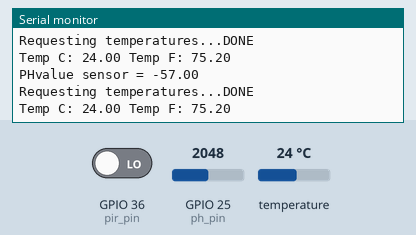
This sketch was run on a simulated ESP32. On the bench: the last lines printed to the serial monitor. Inputs (shaded band) come from the test bench; at power-on: GPIO 36 (pir_pin) LOW, temperature 24 °C, GPIO 25 (ph_pin) = 2048. No radio packets arrive unless stated.

Above: at 1.2 s.
1.3 s: GPIO 36 (pir_pin) driven HIGH
3.4 s: GPIO 36 (pir_pin) driven LOW
5.3 s: temperature set to 12 °C
At 5.8 s:
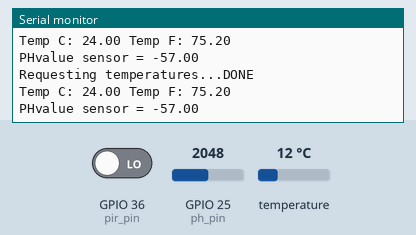
6.8 s: GPIO 25 (ph_pin) set to 2866
At 7.7 s:
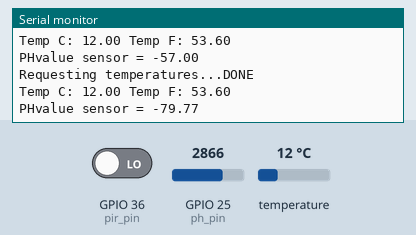
8.3 s: temperature set to 19 °C
At 9.6 s:
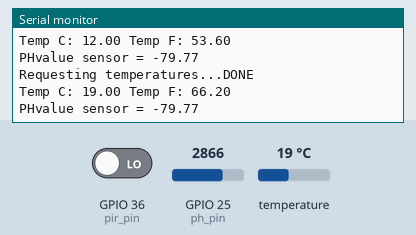
9.8 s: GPIO 25 (ph_pin) set to 3603
At 10.6 s:
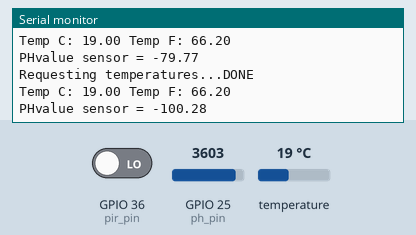
Timing chart, 0 to 12.3 s (numbered marks = the images above; inputs shaded):
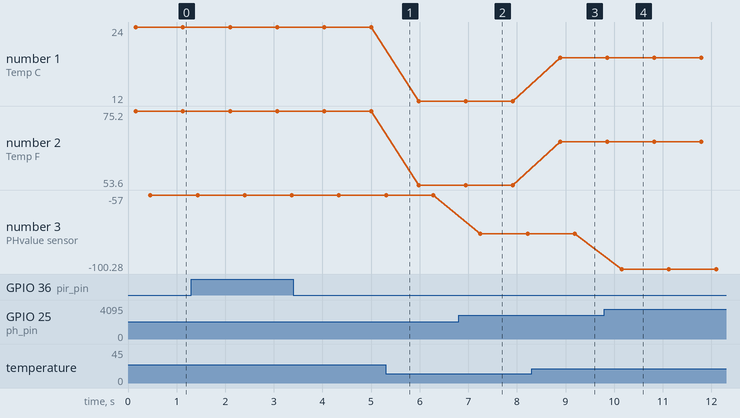

Measured:
- after the input at 6.8 s, the serial monitor: prints a new line after 0.45 s (image 2)
- after the input at 8.3 s, the serial monitor: prints a new line after 0.59 s (image 3)
- after the input at 9.8 s, the serial monitor: prints a new line after 0.36 s (image 4)
- plotted number 1: 24 → 12 after the input at 5.3 s, 12 → 19 after the input at 8.3 s
- plotted number 2: 75.2 → 53.6 after the input at 5.3 s, 53.6 → 66.2 after the input at 8.3 s
- plotted number 3: -57 → -79.77 after the input at 6.8 s, -79.77 → -100.28 after the input at 9.8 s

The sketch:

Penerima.ino
```cpp
#include <SPI.h>
#include <LoRa.h>
#include <OneWire.h>
#include <DallasTemperature.h>

// use for dummy sender using lora
//float phValue = 7;
//float tempe = 21;

/*
    LoRa Communation sender
    declarate pin use
*/
//define the pins used by the transceiver module
#define ss 5      // pin SS
#define rst 14    // pin reset
#define dio0 2    // pin di02

// tempC for temperature ds18b20
float tempC;
float phValue;

void LoRa_sender() {
  while (!Serial);
  Serial.println("LoRa Sender");
  //setup LoRa transceiver module
  LoRa.setPins(ss, rst, dio0);
  //replace the LoRa.begin(---E-) argument with your location's frequency
  //433E6 for Asia
  //866E6 for Europe
  //915E6 for North America
  while (!LoRa.begin(433E6)) {
    Serial.println(".");
    delay(500);
  }
  // Change sync word (0xF3) to match the receiver
  // The sync word assures you don't get LoRa messages from other LoRa transceivers
  // ranges from 0-0xFF
  LoRa.setSyncWord(0xF3);
  Serial.println("LoRa Initializing OK!");
}

/*
    PIR sensor inisialisasi
    Use pin
    +5V
    GND
    36
*/
// Data wire is plugged into pin
#define pir_pin 36 // PIR pin connected to GPIO 36 VP
int pirState = LOW;             // we start, assuming no motion detected
int val = 0;                    // variable for reading the pin status


/*
 *  PH Sensor inisialisasi
 *  Using pin
 *  +5V
 *  GND board
 *  GND Ph meter
 *  Po
*/
#define ph_pin 25// PH pin connected to GPIOO 26
float calibration = 00.00; //change this value to calibrate
int sensorValue = 0;
unsigned long int avgValue;
float b;
int buf[10], temp;

/* DS18B20 Sensor inisialisasi */
// Data wire is plugged into pin 27
#define ONE_WIRE_BUS 27

// Setup a oneWire instance to communicate with any OneWire devices (not just Maxim/Dallas temperature ICs)
OneWire oneWire(ONE_WIRE_BUS);

// Pass our oneWire reference to Dallas Temperature.
DallasTemperature sensors(&oneWire);

// arrays to hold device address
DeviceAddress insideThermometer;

void insiasi_ds18b20() {
  Serial.println("Dallas Temperature IC Control Library Demo");

  // locate devices on the bus
  Serial.print("Locating devices...");
  sensors.begin();
  Serial.print("Found ");
  Serial.print(sensors.getDeviceCount(), DEC);
  Serial.println(" devices.");

  // report parasite power requirements
  Serial.print("Parasite power is: ");
  if (sensors.isParasitePowerMode()) Serial.println("ON");
  else Serial.println("OFF");

  // Method
  // Search for devices on the bus and assign based on an index. Ideally,
  // you would do this to initially discover addresses on the bus and then
  // use those addresses and manually assign them (see above) once you know
  // the devices on your bus (and assuming they don't change).
  if (!sensors.getAddress(insideThermometer, 0)) Serial.println("Unable to find address for Device 0");
  // show the addresses we found on the bus
  Serial.print("Device 0 Address: ");
  printAddress(insideThermometer);
  Serial.println();

  // set the resolution to 9 bit (Each Dallas/Maxim device is capable of several different resolutions)
  sensors.setResolution(insideThermometer, 9);

  Serial.print("Device 0 Resolution: ");
  Serial.print(sensors.getResolution(insideThermometer), DEC);
  Serial.println();
}

void setup() {
  //initialize Serial Monitor
  Serial.begin(115200);

  // void lora tx
  LoRa_sender();

  // declare sensor as input
  pinMode(pir_pin, INPUT);

  // void setup ds18b20
  insiasi_ds18b20();
}

void loop() {
  ds18b20_sensor();
  ph_sensor();

  // LoRa Send to received
  LoRa.beginPacket();
  pir_sensor();
  LoRa.print(tempC); // value yg dikirim
  LoRa.print(" rt tx ");
  LoRa.print(phValue);
  LoRa.endPacket();
}

void pir_sensor() {
  val = digitalRead(pir_pin);  // read input value
  if (val == HIGH) {            // check if the input is HIGH
    if (pirState == LOW) {
      // we have just turned on
      Serial.println("Motion detected!");
      LoRa.print(" Motion Detected ! ");
      // We only want to print on the output change, not state
      pirState = HIGH;
    }
  } else {
    if (pirState == HIGH) {
      // we have just turned of
      Serial.println("Motion ended!");
      LoRa.print(" Motion ended ! ");
      // We only want to print on the output change, not state
      pirState = LOW;
    }
  }
}

void ph_sensor() {
  for (int i = 0; i < 10; i++)
  {
    buf[i] = analogRead(ph_pin);
    delay(30);
  }
  for (int i = 0; i < 9; i++)
  {
    for (int j = i + 1; j < 10; j++)
    {
      if (buf[i] > buf[j])
      {
        temp = buf[i];
        buf[i] = buf[j];
        buf[j] = temp;
      }
    }
  }
  avgValue = 0;
  for (int i = 2; i < 8; i++)
    avgValue += buf[i];
  float pHVol = (float)avgValue * 5.0 / 1024 / 6;
  phValue = -5.70 * pHVol + calibration;
  Serial.print("PHvalue "); Serial.print("sensor = ");
  Serial.println(phValue);

  delay(500);
}


// function to print the temperature for a device
void printTemperature(DeviceAddress deviceAddress)
{
  // method - faster
  tempC = sensors.getTempC(deviceAddress);
  Serial.print("Temp C: ");
  Serial.print(tempC);
  Serial.print(" Temp F: ");
  Serial.println(DallasTemperature::toFahrenheit(tempC)); // Converts tempC to Fahrenheit
}

void ds18b20_sensor() {
  // call sensors.requestTemperatures() to issue a global temperature
  // request to all devices on the bus
  Serial.print("Requesting temperatures...");
  sensors.requestTemperatures(); // Send the command to get temperatures
  Serial.println("DONE");

  // It responds almost immediately. Let's print out the data
  printTemperature(insideThermometer); // Use a simple function to print out the data
}

// function to print a device address
void printAddress(DeviceAddress deviceAddress) {
  for (uint8_t i = 0; i < 8; i++)
  {
    if (deviceAddress[i] < 16) Serial.print("0");
    Serial.print(deviceAddress[i], HEX);
  }
}
```
